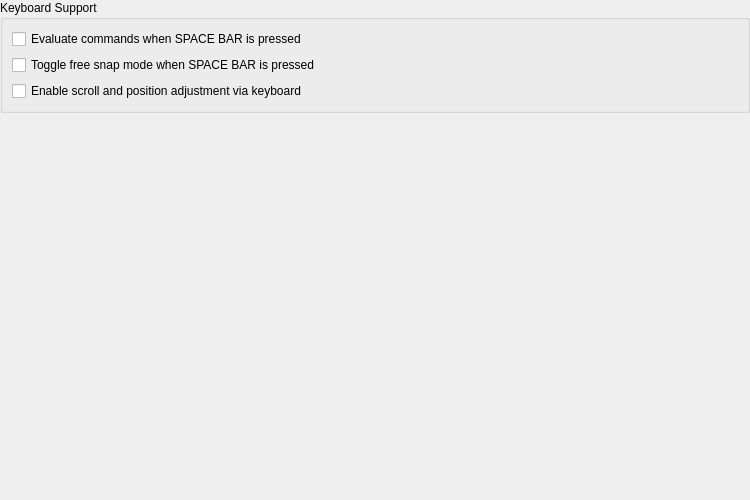
<?xml version="1.0" encoding="UTF-8"?>
<ui version="4.0">
 <class>LC_SettingsPageKeyboard</class>
 <widget class="QWidget" name="LC_SettingsPageKeyboard">
  <property name="geometry">
   <rect>
    <x>0</x>
    <y>0</y>
    <width>750</width>
    <height>500</height>
   </rect>
  </property>
  <layout class="QGridLayout" name="gridLayout_main">
   <property name="leftMargin">
    <number>0</number>
   </property>
   <property name="topMargin">
    <number>0</number>
   </property>
   <property name="rightMargin">
    <number>0</number>
   </property>
   <property name="bottomMargin">
    <number>0</number>
   </property>
   <item row="0" column="0">
    <widget class="QGroupBox" name="groupBox_4">
     <property name="title">
      <string>Keyboard Support</string>
     </property>
     <layout class="QGridLayout" name="gridLayout">
      <item row="0" column="0">
       <widget class="QCheckBox" name="cbEvaluateOnSpace">
        <property name="sizePolicy">
         <sizepolicy hsizetype="Preferred" vsizetype="Preferred">
          <horstretch>0</horstretch>
          <verstretch>0</verstretch>
         </sizepolicy>
        </property>
        <property name="toolTip">
         <string>Evaluate Command By SPACE

If enabled, command entered in command line widget
is evaluated when SPACE is pressed.</string>
        </property>
        <property name="text">
         <string>Evaluate commands when SPACE BAR is pressed</string>
        </property>
       </widget>
      </item>
      <item row="1" column="0">
       <widget class="QCheckBox" name="cbToggleFreeSnapOnSpace">
        <property name="sizePolicy">
         <sizepolicy hsizetype="Preferred" vsizetype="Preferred">
          <horstretch>0</horstretch>
          <verstretch>0</verstretch>
         </sizepolicy>
        </property>
        <property name="toolTip">
         <string>Free Snap With SPACE

Temporarily toggle Free Snapping when the spacebar 
is pressed and the command window is activated.</string>
        </property>
        <property name="text">
         <string>Toggle free snap mode when SPACE BAR is pressed</string>
        </property>
       </widget>
      </item>
      <item row="2" column="0">
       <widget class="QCheckBox" name="cbEnableKeyboardZoomAdjust">
        <property name="sizePolicy">
         <sizepolicy hsizetype="Preferred" vsizetype="Preferred">
          <horstretch>0</horstretch>
          <verstretch>0</verstretch>
         </sizepolicy>
        </property>
        <property name="toolTip">
         <string>Zoom And Scroll By Keyboard

If enabled, it is possible to do with keys - zooming via +/-, 
scrolling via arrow keys, moving selected entities position 
via arrow keys and SHIFT/CTRL modifiers.</string>
        </property>
        <property name="text">
         <string>Enable scroll and position adjustment via keyboard</string>
        </property>
       </widget>
      </item>
      <item row="0" column="1">
       <spacer name="horizontalSpacer">
        <property name="orientation">
         <enum>Qt::Orientation::Horizontal</enum>
        </property>
        <property name="sizeHint" stdset="0">
         <size>
          <width>0</width>
          <height>0</height>
         </size>
        </property>
       </spacer>
      </item>
     </layout>
    </widget>
   </item>
   <item row="1" column="0">
    <spacer name="verticalSpacer">
     <property name="orientation">
      <enum>Qt::Orientation::Vertical</enum>
     </property>
     <property name="sizeHint" stdset="0">
      <size>
       <width>0</width>
       <height>0</height>
      </size>
     </property>
    </spacer>
   </item>
  </layout>
 </widget>
 <resources/>
 <connections/>
</ui>
